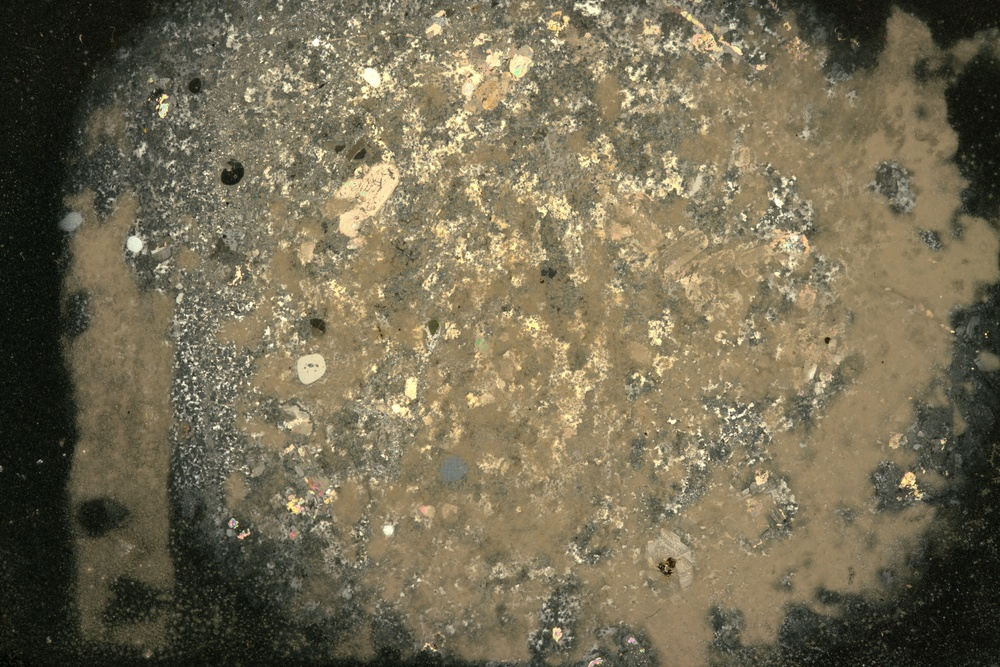
#> input picture source1.jpg, 1000 x 667 px, shrunk from 1618 x 1080 before the run
$ python test.py
#> lines starting #> are read from the running program, lines starting #| are printed output that depends on the picture; long printed decimals are rounded
from PIL import Image, ImageFilter
import matplotlib.pyplot as plt
import os
import pywt
# Get the current directory
current_directory = os.getcwd()

# Change the current directory to the file's directory
file_directory = os.path.dirname(os.path.abspath(__file__))
os.chdir(file_directory)

# Load the images
image1 = Image.open("source1.jpg")
#> image1 is the input picture: PIL image 1000x667 RGB; mean R, G, B 115.7, 107.4, 83.5
image2 = Image.open("source2.jpg")
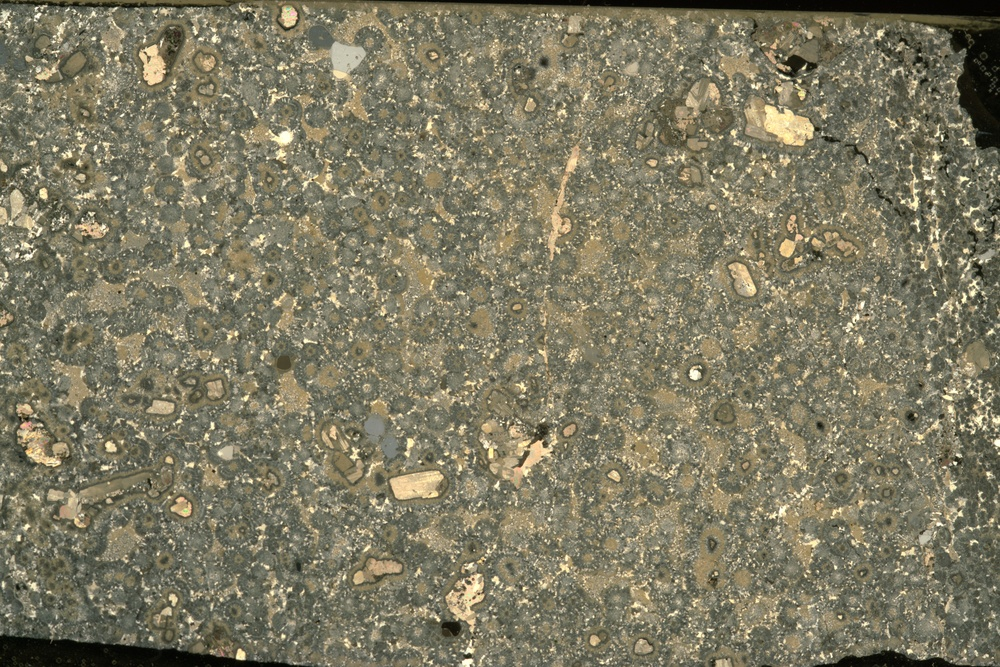
#> input picture source2.jpg, 1000 x 667 px, shrunk from 1618 x 1080 before the run
#> image2 is the input picture: PIL image 1000x667 RGB; mean R, G, B 126.2, 121.5, 98.3
image3 = Image.open("source3.jpg")
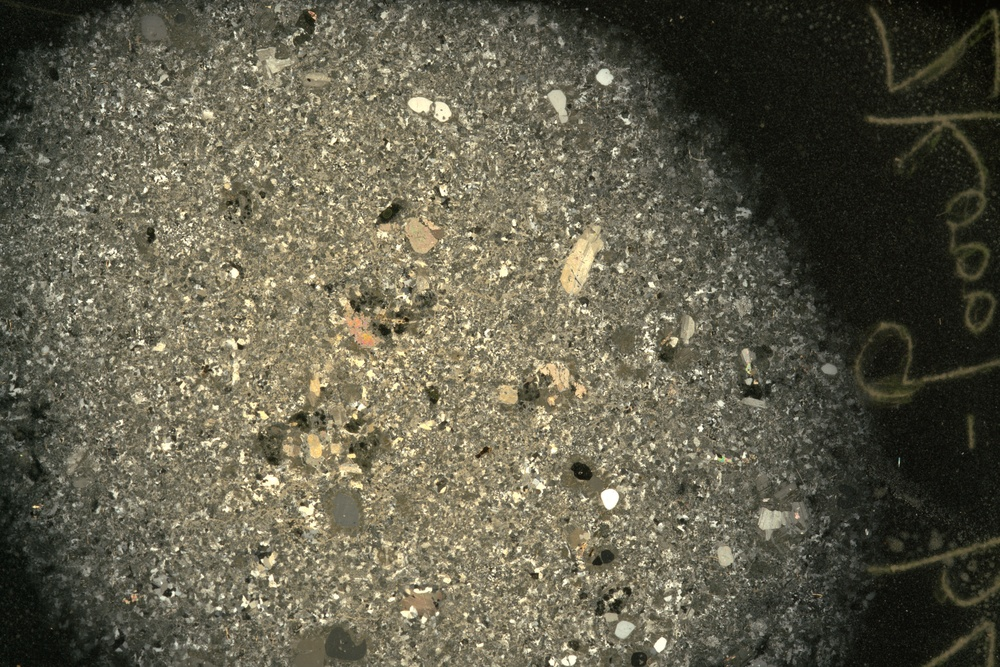
#> input picture source3.jpg, 1000 x 667 px, shrunk from 1618 x 1080 before the run
#> image3 is the input picture: PIL image 1000x667 RGB; mean R, G, B 97, 93.8, 76.1

# Convert the images to grayscale
image1_gray = image1.convert("L")
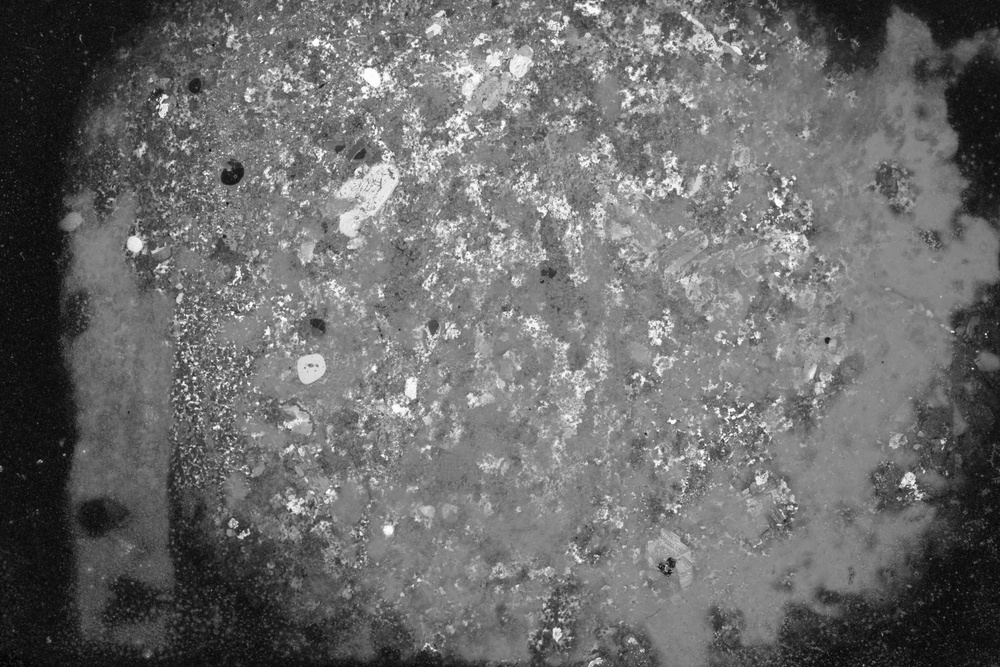
#> image1_gray: PIL image 1000x667 L; min 1, max 254, mean 107.1
image2_gray = image2.convert("L")
image3_gray = image3.convert("L")

# Perform wavelet analysis on the images
coeffs1 = pywt.dwt2(image1_gray, "haar")
coeffs2 = pywt.dwt2(image2_gray, "haar")
coeffs3 = pywt.dwt2(image3_gray, "haar")

# Extract the high frequency and low frequency components
cA1, (cH1, cV1, cD1) = coeffs1
cA2, (cH2, cV2, cD2) = coeffs2
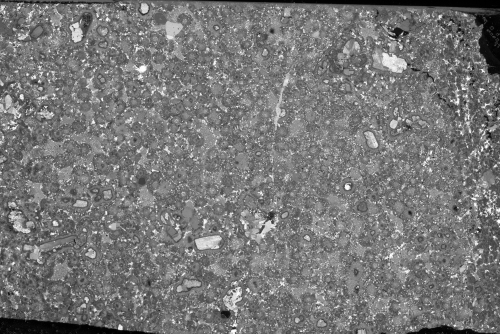
#> cA2: shape (334, 500) float64; min 7.5, max 504.5, mean 240.3; drawn with min black and max white
cA3, (cH3, cV3, cD3) = coeffs3
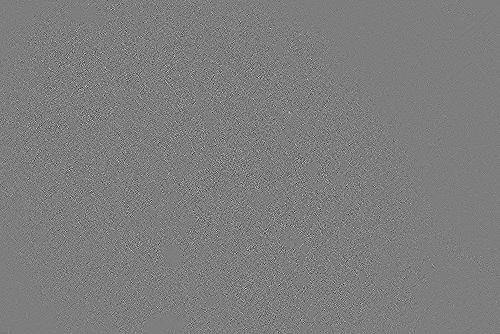
#> cD3: shape (334, 500) float64; min -80.5, max 82, mean 0; drawn with min black and max white

# Calculate the contrast between high frequency and low frequency components
contrast1 = cH1.std() + cV1.std() + cD1.std()
#> contrast1 = 35.2
contrast2 = cH2.std() + cV2.std() + cD2.std()
#> contrast2 = 50.16
contrast3 = cH3.std() + cV3.std() + cD3.std()
#> contrast3 = 48.71

# Plot the images and their differences
fig, axs = plt.subplots(2, 4, figsize=(16, 8))

# Plot image1
axs[0, 0].imshow(image1_gray, cmap='gray')
axs[0, 0].set_title('Image 1')

# Plot image2
axs[0, 1].imshow(image2_gray, cmap='gray')
axs[0, 1].set_title('Image 2')

# Plot image3
axs[0, 2].imshow(image3_gray, cmap='gray')
axs[0, 2].set_title('Image 3')

# Plot cA1
axs[0, 3].imshow(cA1, cmap='gray')
axs[0, 3].set_title('cA1')

# Plot cA2
axs[1, 0].imshow(cA2, cmap='gray')
axs[1, 0].set_title('cA2')

# Plot cA3
axs[1, 1].imshow(cA3, cmap='gray')
axs[1, 1].set_title('cA3')

# Plot the difference between cA1 and cA2
diff_cA1_cA2 = cA1 - cA2
axs[1, 2].imshow(diff_cA1_cA2, cmap='gray')
axs[1, 2].set_title('Difference (cA1 - cA2)')

# Plot the difference between cA1 and cA3
diff_cA1_cA3 = cA1 - cA3
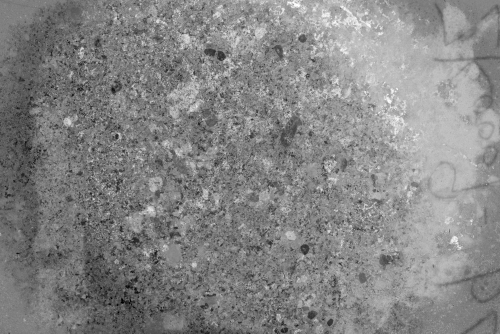
#> diff_cA1_cA3: shape (334, 500) float64; min -452.5, max 465.5, mean 28.7; drawn with min black and max white
axs[1, 3].imshow(diff_cA1_cA3, cmap='gray')
axs[1, 3].set_title('Difference (cA1 - cA3)')

# Remove the axis labels
for ax in axs.flat:
    ax.axis('off')

# Adjust the spacing between subplots
plt.tight_layout()

# Show the plot
plt.show()

# Print the contrast values
print("Contrast of source1.jpg:", contrast1)
#| Contrast of source1.jpg: 35.201
print("Contrast of source2.jpg:", contrast2)
#| Contrast of source2.jpg: 50.159
print("Contrast of source3.jpg:", contrast3)
#| Contrast of source3.jpg: 48.713

# Plot the images and their differences
fig, axs = plt.subplots(2, 3, figsize=(12, 8))

# Plot image1
axs[0, 0].imshow(image1_gray, cmap='gray')
axs[0, 0].set_title('Image 1')

# Plot image2
axs[0, 1].imshow(image2_gray, cmap='gray')
axs[0, 1].set_title('Image 2')

# Plot cA1
axs[0, 2].imshow(cA1, cmap='gray')
axs[0, 2].set_title('cA1')

# Plot cA2
axs[1, 0].imshow(cA2, cmap='gray')
axs[1, 0].set_title('cA2')

# Plot the difference between cA1 and cA2
diff_cA = cA1 - cA2
axs[1, 1].imshow(diff_cA, cmap='gray')
axs[1, 1].set_title('Difference (cA1 - cA2)')

# Plot the difference between cH1, cV1, cD1 and cH2, cV2, cD2
diff_cH = cH1 - cH2
diff_cV = cV1 - cV2
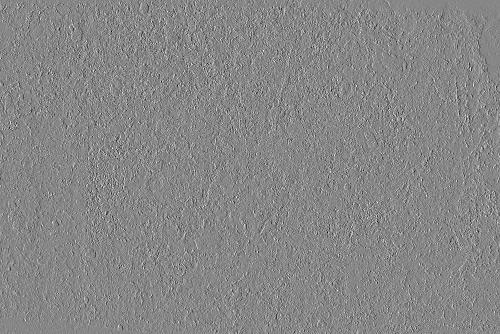
#> diff_cV: shape (334, 500) float64; min -162, max 144, mean -0.1; drawn with min black and max white
diff_cD = cD1 - cD2
axs[1, 2].imshow(diff_cH, cmap='gray')
axs[1, 2].set_title('Difference (cH1 - cH2), (cV1 - cV2), (cD1 - cD2)')

# Remove the axis labels
for ax in axs.flat:
    ax.axis('off')

# Adjust the spacing between subplots
plt.tight_layout()

# Show the plot
plt.show()

# Print the contrast values
print("Contrast of source1.jpg:", contrast1)
#| Contrast of source1.jpg: 35.201
print("Contrast of source2.jpg:", contrast2)
#| Contrast of source2.jpg: 50.159
